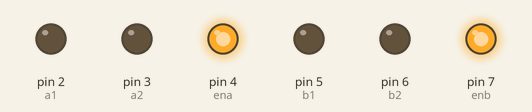
The sketch below on a simulated Arduino Uno, built with avr-gcc and run on an emulated ATmega328P. Parts: output pins drawn as LEDs (lit = HIGH).

Above: at 0.1 s.
Timing chart, 0 to 1.6 s (numbered marks = the images above):
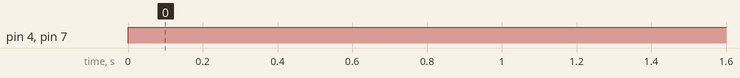

Measured:
- by itself, pin 4 (ena), pin 7 (enb): LOW → HIGH at 0.00 s

The sketch:

Car.ino
```cpp
int a1 = 2;
int a2 = 3;
int b1 = 5;
int b2 = 6;
int ena = 4;
int enb = 7;


void setup() {
  // put your setup code here, to run once:
Serial.begin(9600);
pinMode (ena , OUTPUT);
pinMode (enb , OUTPUT);
pinMode (a1 , OUTPUT);
pinMode (a2 , OUTPUT);
pinMode (b1 , OUTPUT);
pinMode (b2 , OUTPUT);

}

void loop() {
  // put your main code here, to run repeatedly:


digitalWrite(ena , HIGH);
digitalWrite(enb , HIGH);
analogWrite(a1 , 0);
analogWrite(b1 , 0);
analogWrite(a2 , 0);
analogWrite(b2 , 0);


}
```
